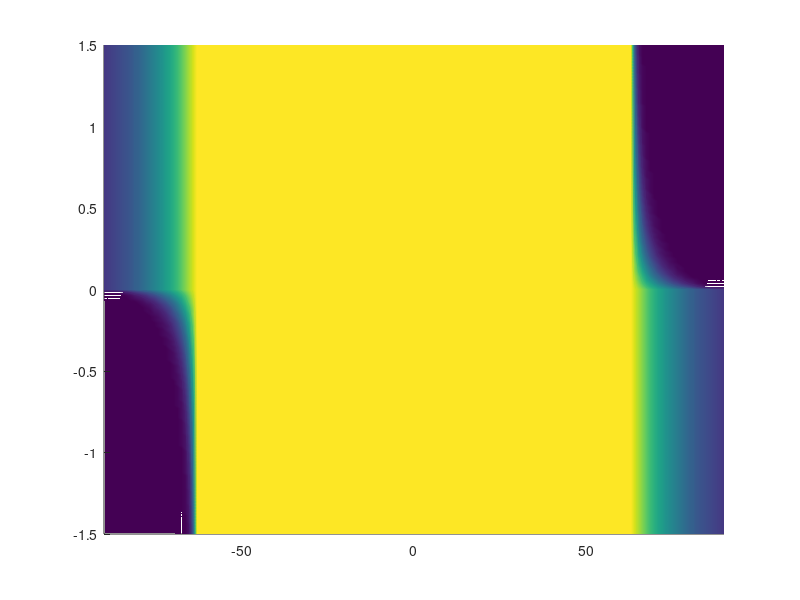

MATLAB code to generate this figure: (Note: this script raises an error after producing the figure.)
function plot_joint_safety_surface(limits_deg, opts)
%PLOT_JOINT_SAFETY_SURFACE  eta_k3 (the joint-limit-safety factor) as a
%   height surface over (joint angle, joint velocity) -- a method figure.
%
%   X  = joint angle q_i (deg), with the limits and the caution
%        (proximity_threshold) values marked on the floor.
%   Y  = joint velocity qdot_i (rad/s), negative .. positive.
%   Z  = eta_k3 in (0, 1].
%
%   plot_joint_safety_surface()                 % generic joint, q in [-90, 90]
%   plot_joint_safety_surface([0 145])          % e.g. the elbow, deg
%   plot_joint_safety_surface([qmin qmax], opts)
%
%   opts (struct; defaults = config/shared_control.yaml):
%     .Cs                 12
%     .proximity_threshold 0.3       (tau; caution band = rho in [-(1-tau), (1-tau)])
%     .margin_floor        0.05
%     .static_weight       0.5
%     .dynamic_weight      0.5
%     .qdot_max            1.5        rad/s, Y half-range
%     .n                   161        grid points per axis
%     .style              'surf'      | 'contourf'
%
%   This mirrors performance.joint_safety_factor for ONE joint in
%   isolation (the other three assumed mid-range -> zero contribution),
%   so it shows the SHAPE of the factor, not a trial. In the controller
%   qdot_i is the joint velocity the candidate Cartesian command induces
%   through the human-arm Jacobian; here it is swept directly.
%
%   penalty = static_weight  * tau * prox_w
%           + dynamic_weight * prox_w * max(0, qdot_i*sign(rho_i))
%                              / max(margin_i, margin_floor)
%   with margin_i = 1 - |rho_i|,  prox_w = clip((tau - margin_i)/tau, 0, 1),
%   rho_i = (q_i - q_mid)/q_half,  eta_k3 = exp(-Cs * penalty).

    if nargin < 1 || isempty(limits_deg), limits_deg = [-90 90]; end
    d.Cs = 12; d.proximity_threshold = 0.3; d.margin_floor = 0.05;
    d.static_weight = 0.5; d.dynamic_weight = 0.5;
    d.qdot_max = 1.5; d.n = 161; d.style = 'surf';
    if nargin < 2, opts = struct(); end
    for f = fieldnames(d).'
        if ~isfield(opts, f{1}) || isempty(opts.(f{1}))
            opts.(f{1}) = d.(f{1});
        end
    end

    qmin = limits_deg(1); qmax = limits_deg(2);
    qmid = 0.5 * (qmin + qmax);  qhalf = 0.5 * (qmax - qmin);
    tau = opts.proximity_threshold;

    q  = linspace(qmin, qmax, opts.n);                 % deg
    qd = linspace(-opts.qdot_max, opts.qdot_max, opts.n);   % rad/s
    [Q, QD] = meshgrid(q, qd);

    RHO    = (Q - qmid) ./ qhalf;
    MARGIN = 1 - abs(RHO);
    PROXW  = min(max((tau - MARGIN) ./ tau, 0), 1);
    CLOSE  = QD .* sign(RHO);                          % closing rate
    STAT   = tau .* PROXW;
    DYN    = PROXW .* max(CLOSE, 0) ./ max(MARGIN, opts.margin_floor);
    PEN    = opts.static_weight .* STAT + opts.dynamic_weight .* DYN;
    ETA    = exp(-opts.Cs .* PEN);

    qc = qmid + (1 - tau) * qhalf * [-1 1];            % caution q (rho = +-(1-tau))
    ym = opts.qdot_max;

    figure('Color', 'w', 'Position', [100 100 760 620]);
    ax = axes; hold(ax, 'on');

    if strcmpi(opts.style, 'contourf')
        contourf(ax, Q, QD, ETA, 0:0.05:1, 'LineColor', 'none');
        for xq = [qmin qmax]
            plot(ax, [xq xq], [-ym ym], 'r--', 'LineWidth', 1.6);
        end
        for xq = qc
            plot(ax, [xq xq], [-ym ym], ':', 'Color', [.85 .54 0], ...
                 'LineWidth', 1.6);
        end
        plot(ax, [qmid qmid], [-ym ym], '-', 'Color', [.5 .5 .5], ...
             'LineWidth', 0.8);
        view(ax, 2);
    else
        surf(ax, Q, QD, ETA, 'EdgeColor', 'none');
        shading(ax, 'interp');
        contour3(ax, Q, QD, ETA, 0.1:0.2:0.9, 'Color', [.3 .3 .3]);
        zlim(ax, [0 1]);  zlabel(ax, '\eta_{k3}');
        % limit / caution / mid-range as vertical curtains on the floor
        for xq = [qmin qmax]
            plot3(ax, [xq xq], [-ym ym], [0 0], 'r--', 'LineWidth', 1.8);
        end
        for xq = qc
            plot3(ax, [xq xq], [-ym ym], [0 0], ':', 'Color', [.85 .54 0], ...
                  'LineWidth', 1.8);
        end
        plot3(ax, [qmid qmid], [-ym ym], [0 0], '-', 'Color', [.5 .5 .5], ...
              'LineWidth', 0.8);
        view(ax, [-38 28]);
    end

    caxis(ax, [0 1]);
    colormap(ax, parula);
    cb = colorbar(ax);  cb.Label.String = '\eta_{k3}';
    grid(ax, 'on');  box(ax, 'on');
    xlabel(ax, 'joint angle  q_i  (deg)');
    ylabel(ax, 'joint velocity  $\dot q_i$  (rad/s)', 'Interpreter', 'latex');
    xlim(ax, [qmin qmax]);  ylim(ax, [-ym ym]);
    title(ax, sprintf(['joint-limit-safety factor  \\eta_{k3}   ', ...
        '(C_s = %g,  \\tau = %g)'], opts.Cs, tau), 'Interpreter', 'tex');

    h = [plot(ax, nan, nan, 'r--', 'LineWidth', 1.8), ...
         plot(ax, nan, nan, ':', 'Color', [.85 .54 0], 'LineWidth', 1.8), ...
         plot(ax, nan, nan, '-', 'Color', [.5 .5 .5], 'LineWidth', 0.8)];
    legend(h, {'joint limit', ...
               sprintf('caution (\\rho = \\pm%.2g)', 1 - tau), ...
               'mid-range'}, 'Location', 'northoutside', ...
               'Orientation', 'horizontal', 'Box', 'off');

    fprintf(['plot_joint_safety_surface: q in [%.0f, %.0f] deg, ', ...
             'caution at %.1f / %.1f deg, qdot in [%.2f, %.2f] rad/s\n'], ...
             qmin, qmax, qc(1), qc(2), -ym, ym);
end
